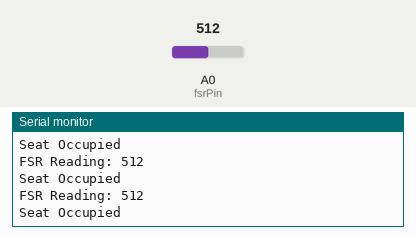
Simulated run of this sketch. Board: Arduino Uno, built with avr-gcc and run on an emulated ATmega328P. Parts: the last lines printed to the serial monitor. Inputs (shaded band) come from the test bench; at power-on: A0 (fsrPin) = 512.

Above: at 1.3 s.
1.4 s: A0 (fsrPin) set to 210
At 1.82 s:
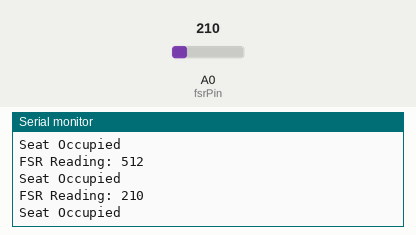
2.9 s: A0 (fsrPin) set to 192
At 3.32 s:
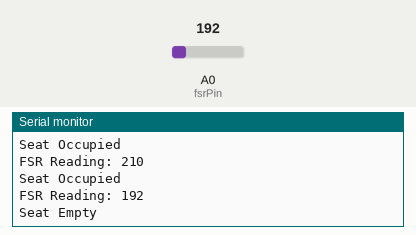
Timing chart, 0 to 5.9 s (numbered marks = the images above; inputs shaded):
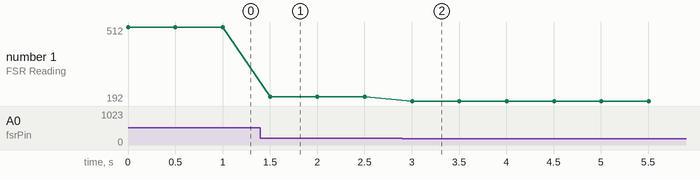

Measured:
- the behaviour switches between 201 and 200 on A0 (fsrPin) (found by bisection; images 1 and 2)
- after the input at 1.4 s, the serial monitor: prints a new line after 0.10 s (image 1)
- after the input at 2.9 s, the serial monitor: prints a new line after 0.10 s (image 2)
- plotted number 1: 512 → 210 after the input at 1.4 s, 210 → 192 after the input at 2.9 s

The sketch:

Seat_pressure_sensor.ino
```cpp
const int fsrPin = A0;  // Analog pin connected to FSR
int fsrReading;         // Variable to store the reading

void setup() {
  Serial.begin(9600);   // Initialize serial communication
}

void loop() {
  fsrReading = analogRead(fsrPin);  // Read the pressure value from the FSR
  Serial.print("FSR Reading: ");
  Serial.println(fsrReading);

  // Based on the reading, you can trigger actions, e.g., seat occupancy detection
  if (fsrReading > 200) {
    Serial.println("Seat Occupied");
  } else {
    Serial.println("Seat Empty");
  }

  delay(500);  // Delay for stability
}
```
